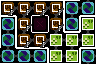

A level layout from a 2D game, rendered from its tile map. Below: a short description, then the map file with its tile-grid data intact:
An orthogonal 6x4 tile map with 16x16 px tiles, 4 tile layers (Maze Shape, Room Properties, Minimap, Restrictions).

<map version="1.10" tiledversion="1.11.0" orientation="orthogonal" renderorder="right-down" width="6" height="4" tilewidth="16" tileheight="16" infinite="0" nextlayerid="5" nextobjectid="1">
 <properties>
  <property name="has_warp_zone" type="bool" value="true" />
 </properties>
 <tileset firstgid="1" source="../LayoutTiles.tsx" />
 <layer id="1" name="Maze Shape" width="6" height="4">
  <data encoding="csv">
17,33,19,36,35,52,
2,34,1,34,50,2,
34,51,19,18,33,52,
49,19,20,51,52,35
</data>
 </layer>
 <layer id="2" name="Room Properties" width="6" height="4">
  <data encoding="csv">
37,37,37,37,22,22,
22,37,5,37,22,21,
22,37,37,21,21,21,
22,22,22,21,21,22
</data>
 </layer>
 <layer id="4" name="Minimap" width="6" height="4">
  <data encoding="csv">
13,13,13,13,0,0,
0,13,0,13,0,14,
0,13,13,14,14,14,
0,0,0,14,14,0
</data>
 </layer>
 <layer id="3" name="Restrictions" width="6" height="4">
  <data encoding="csv">
16,16,16,16,0,0,
0,16,0,16,0,0,
0,16,16,0,0,0,
0,0,0,0,0,0
</data>
 </layer>
</map>
